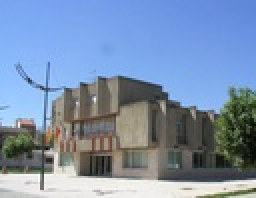
%> input picture Tensorflow/StyleTransfer/utebo.jpg, 128 x 99 px, shrunk from 523 x 403 before the run (shown 2 times larger)
$ octave Marr_Hildreth.m   (GNU Octave 9; MATLAB toolbox functions it lacks are replaced by stand-ins)
%> lines starting %> are read from the running program, lines starting %| are printed output that depends on the picture; in (x1, y1, x2, y2) boxes, pixels count from 0 and x2, y2 are one past the last pixel; in counts of white or black regions, pixels touching at a corner belong together; the program's own positions count from 1
### IP/secDerGauss.m
% SECDERGASS.m - Second derivative of Gaussian
%
% This function returns the calculated matrix with the values of the second
% derivative of the Gaussian function.
%
% You can do with this code whatever you want. The main purpose is help
% people learning about this. Also, there is no warranty of any kind.
%
% Juan Miguel Valverde Martinez
% http://laid.delanover.com
%
% @param sigma: sigma value.
% @param size: size of the final matrix.
% @return matrix: second derivate gaussian matrix.

function [ matrix ] = secDerGauss( sigma, size )

    if mod(size,2)==0 || size<3
        error('The size of the Guassian should be odd and greater or equal than 3.');
    end

    maxCoor = floor(size/2);
    addition = maxCoor+1;
    matrix = zeros(size);

    for x=0:maxCoor
        for y=0:maxCoor
            % Calculation of the value
            g = (1/sigma^2) * (((x^2+y^2)/sigma^2) - 2) * exp((-(x^2+y^2))/(2*sigma^2));

            matrix(y+addition,x+addition) = g;
            matrix(-y+addition,x+addition) = g;
            matrix(y+addition,-x+addition) = g;
            matrix(-y+addition,-x+addition) = g;

            matrix(x+addition,y+addition) = g;
            matrix(-x+addition,y+addition) = g;
            matrix(x+addition,-y+addition) = g;
            matrix(-x+addition,-y+addition) = g;

        end
    end

end

### IP/myConv.m
% MYCONV.m - Convolution
%
% This function returns the customized result of a convolution between a
% matrix an another. Given matrix A (image) and matrix B (template), the
% result will be the application of convolution of B through the whole A.
% You can also choose to preserve the real size of the image or not.
% Normally, when convolution is applied, the borders of the image are lost
% because it is not possible to convolve there.
%
% You can do with this code whatever you want. The main purpose is help
% people learning about this. Also, there is no warranty of any kind.
%
% Juan Miguel Valverde Martinez
% http://laid.delanover.com
%
% @param data: matrix which usually corresponds to the image.
% @param template: matrix to convolve with data.
% @param (optional) preserve: if the value is 0, the size of the matrix will not be
% preserved, and therefore, it will be smaller depending on the size of the
% template.
% @return result: matrix after the convolution.

function [ result ] = myConv( data, template, preserve)

    % Default values
    switch nargin
        case 2
            preserve = 1;
    end

    templateHeight = size(template,1);
    templateWidth = size(template,2);

    if mod(templateWidth,2)==0 || mod(templateHeight,2)==0
        error('The size of the template should be odd in both dimensions.');
    end

    if templateWidth==1 && templateHeight==1
        error('Both dimensions'' size cannot be 1')
    end

    dataHeight = size(data,1);
    dataWidht = size(data,2);

    verticalSeparation = floor(templateHeight/2);
    horizontalSeparation = floor(templateWidth/2);

    if preserve==0
        offsetX=horizontalSeparation;
        offsetY=verticalSeparation;
    else
        offsetX=0;
        offsetY=0;
        result = zeros(dataHeight,dataWidht);
    end

    % Walk through the data to do the convolution
    for y=1+verticalSeparation:dataHeight-verticalSeparation
       for x=1+horizontalSeparation:dataWidht-horizontalSeparation

           winInitY = y-verticalSeparation;
           winInitX = x-horizontalSeparation;
           window = double(data(winInitY:winInitY+templateHeight-1,winInitX:winInitX+templateWidth-1));
           result(y-offsetY,x-offsetX) = sum(sum(window.*template));

       end
    end

end

### IP/findZeroCrossings.m
% FINDZEROCROSSINGS.m - Find zero-crossings
%
% This function returns a matrix where zero-crossings are produced. It
% receives the image where it will try to find zero-crossings.
%
% You can do with this code whatever you want. The main purpose is help
% people learning about this. Also, there is no warranty of any kind.
%
% Juan Miguel Valverde Martinez
% http://laid.delanover.com
%
% @param image: matrix where zero-crossing will be performed.
% @param preserve: if the value is 0, the size of the matrix will not be
% preserved, and therefore, it will be smaller depending on the size of the
% template.
% @return result: matrix after the zero-crossing.

function [ result ] = findZeroCrossings( image, preserve )

    whiteColor = 255;
    blackColor = 0;

    % This code here is basically the same as in myConv.m
    % It will iterate over the whole picture.
    templateHeight = 3;
    templateWidth = 3;

    dataHeight = size(image,1);
    dataWidht = size(image,2);

    verticalSeparation = floor(templateHeight/2);
    horizontalSeparation = floor(templateWidth/2);

    if preserve==0
        offsetX=horizontalSeparation;
        offsetY=verticalSeparation;
    else
        offsetX=0;
        offsetY=0;
        result = zeros(dataHeight,dataWidht);
    end

    % Walk through the data to do the convolution
    for y=1+verticalSeparation:dataHeight-verticalSeparation
       fprintf('%i/%i\n',y,dataHeight-verticalSeparation);
       for x=1+horizontalSeparation:dataWidht-horizontalSeparation
           winInitY = y-verticalSeparation;
           winInitX = x-horizontalSeparation;
           window = double(image(winInitY:winInitY+templateHeight-1,winInitX:winInitX+templateWidth-1));

           % It will calculate whether there is a zero-crossing by detecting
           % differences between 4 sections in a 3x3 window
           sections = [mean([window(1,1) window(1,2) window(2,1) window(2,2)])
               mean([window(1,2) window(2,2) window(1,3) window(2,3)])
               mean([window(2,2) window(2,3) window(3,2) window(3,3)])
               mean([window(2,1) window(2,2) window(3,1) window(3,2)])];

           if max(sections)>=0 && min(sections)<0
              result(y-offsetY,x-offsetX) = whiteColor;
           else
               result(y-offsetY,x-offsetX) = blackColor;
           end
       end
    end

end

### IP/Marr_Hildreth.m
% MARR_HILDRETH.m - Marr-Hildreth operator example
%
% This code implements Marr-Hildreth operator. It uses the second
% derivative of gaussian to create the template to convolute later, and
% finally, it detects zero-crossings to establish whether an edge was
% found or not.
%
% You can do with this code whatever you want. The main purpose is help
% people learning about this. Also, there is no warranty of any kind.
%
% Juan Miguel Valverde Martinez
% http://laid.delanover.com

clear;clc;

% Whether we preserve the real size of the image or we cut it.
% When the image is convoluted with the template, the borders are always
% lost.
preserve = 1;


% Read the image in gray scale
im = rgb2gray(imread('utebo.jpg'));
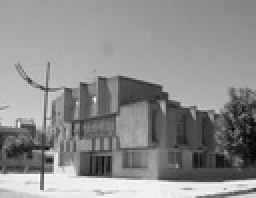
%> im: size 99x128 uint8 (shown 2 times larger); min 6, max 253, mean 141.6

% Calculate a matrix which will be the template to convolute. Sigma and
% size of the kernel are given to the function.
gauss = secDerGauss(0.7,9);

% Normalization
% The trials I carried on showed me that there was no difference between
% normalizing and not.
%ratio = 1/(sum(sum(gauss)));
%gauss = gauss.*ratio;

% Convolution through the whole image
convoluted = myConv( im, gauss, preserve);
%> after the loop in myConv, `for y=1+verticalSeparation:dataHeight-verticalSeparation`:
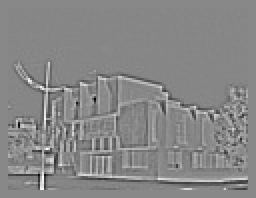
%> result: size 99x128 double (shown 2 times larger); min -461, max 401.4, mean -3.9; drawn with min black and max white

% Find zero-crossings
result = findZeroCrossings(convoluted, preserve);
%> after the loop in findZeroCrossings, `for y=1+verticalSeparation:dataHeight-verticalSeparation`:
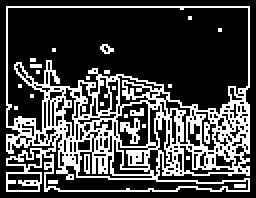
%> result: size 99x128 double (shown 2 times larger); 27.2% white in thin lines or dots, all inside (x1, y1, x2, y2) = (3, 3, 125, 96)

imshow(result);
